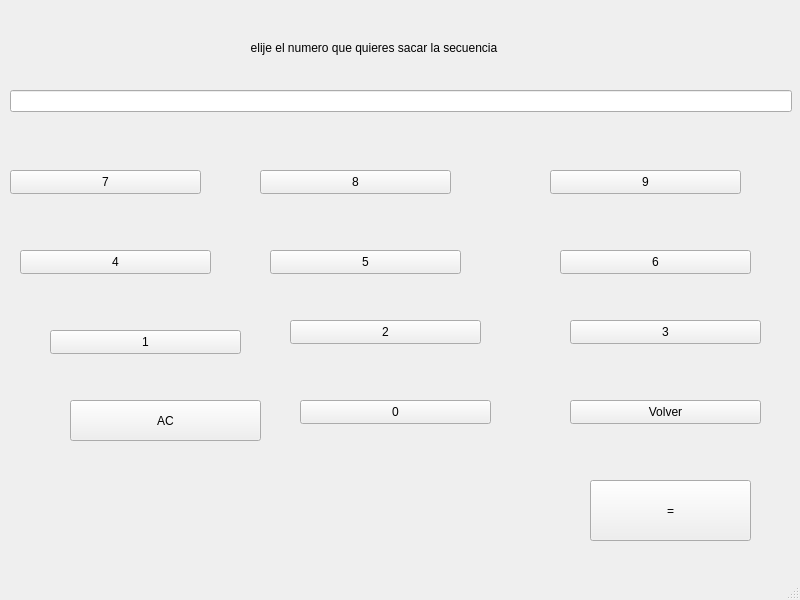
<?xml version="1.0" encoding="UTF-8"?>
<ui version="4.0">
 <class>MainWindow</class>
 <widget class="QMainWindow" name="MainWindow">
  <property name="geometry">
   <rect>
    <x>0</x>
    <y>0</y>
    <width>800</width>
    <height>600</height>
   </rect>
  </property>
  <property name="windowTitle">
   <string>MainWindow</string>
  </property>
  <widget class="QWidget" name="centralwidget">
   <widget class="QPushButton" name="cero">
    <property name="geometry">
     <rect>
      <x>487</x>
      <y>585</y>
      <width>191</width>
      <height>24</height>
     </rect>
    </property>
    <property name="text">
     <string>0</string>
    </property>
   </widget>
   <widget class="QPushButton" name="division">
    <property name="geometry">
     <rect>
      <x>881</x>
      <y>318</y>
      <width>191</width>
      <height>24</height>
     </rect>
    </property>
    <property name="text">
     <string>/</string>
    </property>
   </widget>
   <widget class="QLabel" name="label">
    <property name="geometry">
     <rect>
      <x>180</x>
      <y>40</y>
      <width>388</width>
      <height>16</height>
     </rect>
    </property>
    <property name="sizePolicy">
     <sizepolicy hsizetype="Preferred" vsizetype="Fixed">
      <horstretch>0</horstretch>
      <verstretch>0</verstretch>
     </sizepolicy>
    </property>
    <property name="text">
     <string>elije el numero que quieres sacar la secuencia</string>
    </property>
    <property name="alignment">
     <set>Qt::AlignCenter</set>
    </property>
   </widget>
   <widget class="QPushButton" name="dos">
    <property name="geometry">
     <rect>
      <x>290</x>
      <y>320</y>
      <width>191</width>
      <height>24</height>
     </rect>
    </property>
    <property name="text">
     <string>2</string>
    </property>
   </widget>
   <widget class="QLineEdit" name="lineEdit">
    <property name="geometry">
     <rect>
      <x>10</x>
      <y>90</y>
      <width>782</width>
      <height>22</height>
     </rect>
    </property>
   </widget>
   <widget class="QPushButton" name="seis">
    <property name="geometry">
     <rect>
      <x>560</x>
      <y>250</y>
      <width>191</width>
      <height>24</height>
     </rect>
    </property>
    <property name="text">
     <string>6</string>
    </property>
   </widget>
   <widget class="QPushButton" name="ocho">
    <property name="geometry">
     <rect>
      <x>260</x>
      <y>170</y>
      <width>191</width>
      <height>24</height>
     </rect>
    </property>
    <property name="text">
     <string>8</string>
    </property>
   </widget>
   <widget class="QPushButton" name="cinco">
    <property name="geometry">
     <rect>
      <x>270</x>
      <y>250</y>
      <width>191</width>
      <height>24</height>
     </rect>
    </property>
    <property name="text">
     <string>5</string>
    </property>
   </widget>
   <widget class="QPushButton" name="AC">
    <property name="geometry">
     <rect>
      <x>70</x>
      <y>400</y>
      <width>191</width>
      <height>41</height>
     </rect>
    </property>
    <property name="text">
     <string>AC</string>
    </property>
   </widget>
   <widget class="QPushButton" name="cuatro">
    <property name="geometry">
     <rect>
      <x>20</x>
      <y>250</y>
      <width>191</width>
      <height>24</height>
     </rect>
    </property>
    <property name="text">
     <string>4</string>
    </property>
   </widget>
   <widget class="QPushButton" name="siete">
    <property name="geometry">
     <rect>
      <x>10</x>
      <y>170</y>
      <width>191</width>
      <height>24</height>
     </rect>
    </property>
    <property name="text">
     <string>7</string>
    </property>
   </widget>
   <widget class="QPushButton" name="uno">
    <property name="geometry">
     <rect>
      <x>50</x>
      <y>330</y>
      <width>191</width>
      <height>24</height>
     </rect>
    </property>
    <property name="text">
     <string>1</string>
    </property>
   </widget>
   <widget class="QPushButton" name="nueve">
    <property name="geometry">
     <rect>
      <x>550</x>
      <y>170</y>
      <width>191</width>
      <height>24</height>
     </rect>
    </property>
    <property name="text">
     <string>9</string>
    </property>
   </widget>
   <widget class="QPushButton" name="tres">
    <property name="geometry">
     <rect>
      <x>570</x>
      <y>320</y>
      <width>191</width>
      <height>24</height>
     </rect>
    </property>
    <property name="text">
     <string>3</string>
    </property>
   </widget>
   <widget class="QPushButton" name="igual">
    <property name="geometry">
     <rect>
      <x>590</x>
      <y>480</y>
      <width>161</width>
      <height>61</height>
     </rect>
    </property>
    <property name="text">
     <string>=</string>
    </property>
   </widget>
   <widget class="QPushButton" name="volver">
    <property name="geometry">
     <rect>
      <x>570</x>
      <y>400</y>
      <width>191</width>
      <height>24</height>
     </rect>
    </property>
    <property name="text">
     <string>Volver</string>
    </property>
   </widget>
   <widget class="QPushButton" name="cero_2">
    <property name="geometry">
     <rect>
      <x>300</x>
      <y>400</y>
      <width>191</width>
      <height>24</height>
     </rect>
    </property>
    <property name="text">
     <string>0</string>
    </property>
   </widget>
  </widget>
  <widget class="QStatusBar" name="statusbar"/>
 </widget>
 <resources/>
 <connections/>
</ui>
